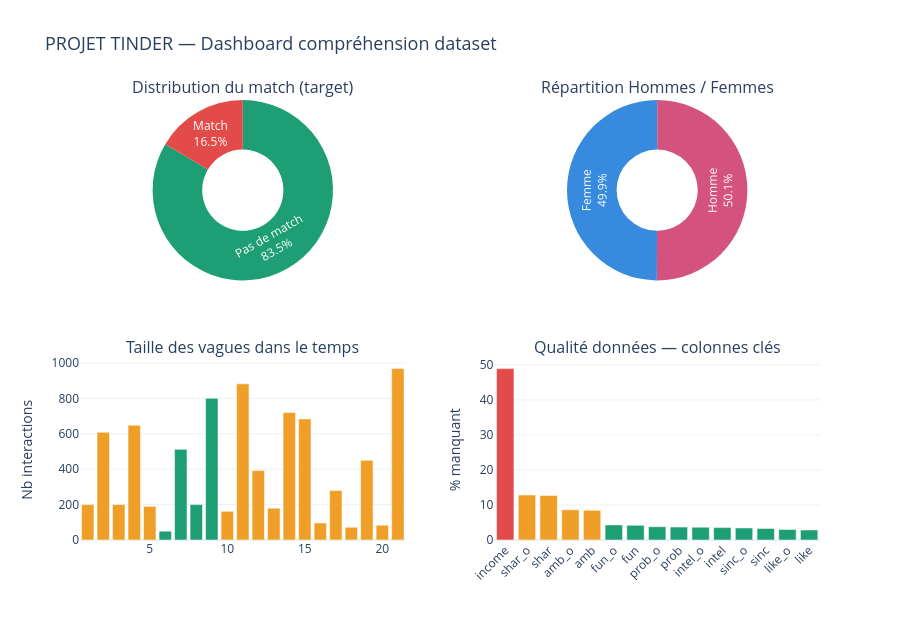

Write notebook code for a chart like this one.
### Code cell
# =============================================================================
# 9. VISUALISATION SYNTHÈSE — DASHBOARD COMPRÉHENSION
# =============================================================================
 
fig_dash = make_subplots(
    rows=2, cols=2,
    subplot_titles=[
        "Distribution du match (target)",
        "Répartition Hommes / Femmes",
        "Taille des vagues dans le temps",
        "Qualité données — colonnes clés"
    ],
    specs=[[{"type": "pie"}, {"type": "pie"}],
           [{"type": "bar"}, {"type": "bar"}]],
    vertical_spacing=0.18,
    horizontal_spacing=0.12,
)
 
# Pie 1 — match
match_counts = df_clean["match_label"].value_counts()
fig_dash.add_trace(
    go.Pie(
        labels=match_counts.index,
        values=match_counts.values,
        marker_colors=[PALETTE["match"], PALETTE["no_match"]],
        hole=0.45,
        textinfo="label+percent",
        showlegend=False,
    ), row=1, col=1
)
 
# Pie 2 — genre
gender_counts = df_clean["gender_label"].value_counts()
fig_dash.add_trace(
    go.Pie(
        labels=gender_counts.index,
        values=gender_counts.values,
        marker_colors=[PALETTE["female"], PALETTE["male"]],
        hole=0.45,
        textinfo="label+percent",
        showlegend=False,
    ), row=1, col=2
)
 
# Bar — taille waves
fig_dash.add_trace(
    go.Bar(
        x=wave_counts["Wave"],
        y=wave_counts["Nb interactions"],
        marker_color=wave_counts["Echelle"].map({
            "100 pts (÷10)": PALETTE["amber"],
            "1-10 (ok)": PALETTE["match"]
        }),
        showlegend=False,
    ), row=2, col=1
)
 
# Bar — missing colonnes core
top_missing = missing_core.head(15)
fig_dash.add_trace(
    go.Bar(
        x=top_missing.index,
        y=top_missing.values,
        marker_color=[
            PALETTE["no_match"] if v > 30 else
            PALETTE["amber"] if v > 5 else
            PALETTE["match"]
            for v in top_missing.values
        ],
        showlegend=False,
    ), row=2, col=2
)
 
fig_dash.update_layout(
    title_text="PROJET TINDER — Dashboard compréhension dataset",
    title_font_size=18,
    height=620,
    plot_bgcolor="white",
    paper_bgcolor="white",
)
fig_dash.update_xaxes(tickangle=-45, row=2, col=2)
fig_dash.update_yaxes(title_text="Nb interactions", row=2, col=1)
fig_dash.update_yaxes(title_text="% manquant", row=2, col=2)
 
fig_dash.show()

### Figure 1 — Plotly figure (JSON) as saved in the notebook; plotly's stock layout.template omitted (floating-point values rounded to 4 significant figures)
{"data": [{"domain": {"x": [0, 0.44], "y": [0.59, 1]}, "hole": 0.45, "labels": ["Pas de match", "Match"], "marker": {"colors": ["#1D9E75", "#E24B4A"]}, "showlegend": false, "textinfo": "label+percent", "type": "pie", "values": [6998, 1380]}, {"domain": {"x": [0.56, 1], "y": [0.59, 1]}, "hole": 0.45, "labels": ["Homme", "Femme"], "marker": {"colors": ["#D4537E", "#378ADD"]}, "showlegend": false, "textinfo": "label+percent", "type": "pie", "values": [4194, 4184]}, {"marker": {"color": ["#EF9F27", "#EF9F27", "#EF9F27", "#EF9F27", "#EF9F27", "#1D9E75", "#1D9E75", "#1D9E75", "#1D9E75", "#EF9F27", "#EF9F27", "#EF9F27", "#EF9F27", "#EF9F27", "#EF9F27", "#EF9F27", "#EF9F27", "#EF9F27", "#EF9F27", "#EF9F27", "#EF9F27"]}, "showlegend": false, "type": "bar", "x": [1, 2, 3, 4, 5, 6, 7, 8, 9, 10, 11, 12, 13, 14, 15, 16, 17, 18, 19, 20, 21], "xaxis": "x", "y": [200, 608, 200, 648, 190, 50, 512, 200, 800, 162, 882, 392, 180, 720, 684, 96, 280, 72, 450, 84, 968], "yaxis": "y"}, {"marker": {"color": ["#E24B4A", "#EF9F27", "#EF9F27", "#EF9F27", "#EF9F27", "#1D9E75", "#1D9E75", "#1D9E75", "#1D9E75", "#1D9E75", "#1D9E75", "#1D9E75", "#1D9E75", "#1D9E75", "#1D9E75"]}, "showlegend": false, "type": "bar", "x": ["income", "shar_o", "shar", "amb_o", "amb", "fun_o", "fun", "prob_o", "prob", "intel_o", "intel", "sinc_o", "sinc", "like_o", "like"], "xaxis": "x2", "y": [48.93, 12.84, 12.74, 8.618, 8.498, 4.297, 4.178, 3.796, 3.688, 3.652, 3.533, 3.426, 3.306, 2.984, 2.865], "yaxis": "y2"}], "layout": {"annotations": [{"font": {"size": 16}, "showarrow": false, "text": "Distribution du match (target)", "x": 0.22, "xanchor": "center", "xref": "paper", "y": 1, "yanchor": "bottom", "yref": "paper"}, {"font": {"size": 16}, "showarrow": false, "text": "Répartition Hommes / Femmes", "x": 0.78, "xanchor": "center", "xref": "paper", "y": 1, "yanchor": "bottom", "yref": "paper"}, {"font": {"size": 16}, "showarrow": false, "text": "Taille des vagues dans le temps", "x": 0.22, "xanchor": "center", "xref": "paper", "y": 0.41, "yanchor": "bottom", "yref": "paper"}, {"font": {"size": 16}, "showarrow": false, "text": "Qualité données — colonnes clés", "x": 0.78, "xanchor": "center", "xref": "paper", "y": 0.41, "yanchor": "bottom", "yref": "paper"}], "height": 620, "paper_bgcolor": "white", "plot_bgcolor": "white", "title": {"font": {"size": 18}, "text": "PROJET TINDER — Dashboard compréhension dataset"}, "xaxis": {"anchor": "y", "domain": [0, 0.44]}, "xaxis2": {"anchor": "y2", "domain": [0.56, 1], "tickangle": -45}, "yaxis": {"anchor": "x", "domain": [0, 0.41], "title": {"text": "Nb interactions"}}, "yaxis2": {"anchor": "x2", "domain": [0, 0.41], "title": {"text": "% manquant"}}}}
